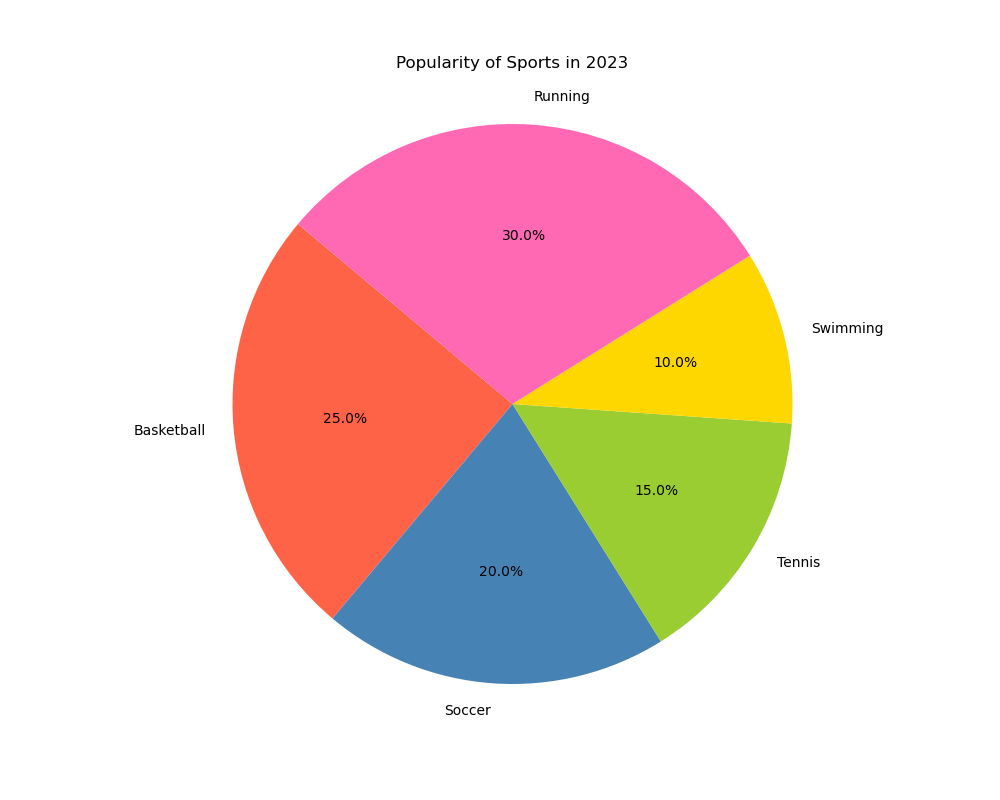

Python code for this plot:

import matplotlib.pyplot as plt

# Data to plot
labels = 'Basketball', 'Soccer', 'Tennis', 'Swimming', 'Running'
sizes = [25.0, 20.0, 15.0, 10.0, 30.0]
colors = ['#FF6347', '#4682B4', '#9ACD32', '#FFD700', '#FF69B4']

# Create pie chart
plt.figure(figsize=(10, 8))
plt.pie(sizes, labels=labels, colors=colors, autopct='%1.1f%%', startangle=140)

plt.title('Popularity of Sports in 2023', pad=20)
plt.axis('equal')  # Equal aspect ratio ensures that pie is drawn as a circle.
plt.show()
